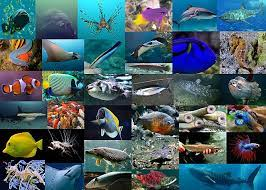
#> input picture MultiLevel-Treshholding-MEthod-new/MECandMCCandATC/img.jpeg, 266 x 190 px
$ python main.py
#> lines starting #> are read from the running program, lines starting #| are printed output that depends on the picture
import cv2
import numpy as np
import matplotlib.pyplot as plt

# cv2: OpenCV library for computer vision tasks.
# numpy (np): Numerical operations library for efficient array manipulations.
# matplotlib.pyplot (plt): Library for plotting and visualization.

def multilevel_thresholding_mec_atc_mcc(image, num_levels):
    # multilevel_thresholding_mec_atc_mcc:
    # Function to perform multilevel thresholding using MEC (Minimum Error Criterion),
    # ATC (Adaptive Thresholding by Entropy with Conditional expectation),
    # and MCC (Minimum Conditional Entropy Criterion).

    # Convert the image to grayscale
    gray_image = cv2.cvtColor(image, cv2.COLOR_BGR2GRAY)

    # Calculate initial thresholds using MEC
    initial_thresholds = np.linspace(0, 255, num_levels + 2)[1:-1]

    # Refine thresholds using iterative MEC
    for _ in range(10):  # You can adjust the number of iterations
        thresholds = []
        for i in range(num_levels - 1):
            region = gray_image[
                (gray_image >= initial_thresholds[i]) & (gray_image <= initial_thresholds[i + 1])
            ]
            if region.size > 0:  # Check if the region is not empty
                probabilities, _ = np.histogram(region, bins=256, range=[0, 256], density=True)
                cumulative_sum = np.cumsum(probabilities)
                entropy_values = -np.sum(probabilities * np.log2(probabilities + 1e-10))
                weighted_entropies = []
                for t in range(256):
                    if t <= initial_thresholds[i] or t >= initial_thresholds[i + 1]:
                        continue
                    p1 = cumulative_sum[int(initial_thresholds[i])]
                    p2 = cumulative_sum[int(t)] - cumulative_sum[int(initial_thresholds[i])]
                    p3 = cumulative_sum[int(initial_thresholds[i + 1])] - cumulative_sum[int(t)]
                    if p1 > 0 and p2 > 0 and p3 > 0:
                        entropy_value = -p1 * np.log2(p1 + 1e-10) - p2 * np.log2(p2 + 1e-10) - p3 * np.log2(p3 + 1e-10)
                        weighted_entropies.append(entropy_value)
                if weighted_entropies:
                    best_threshold = np.argmax(weighted_entropies) + int(initial_thresholds[i]) + 1
                    thresholds.append(best_threshold)

        # Update initial thresholds using MEC
        if thresholds:
            initial_thresholds[1:-1] = thresholds

    # Apply the final thresholds using ATC
    result = np.zeros_like(gray_image)
    for i in range(num_levels - 1):
        result[
            (gray_image >= initial_thresholds[i]) & (gray_image <= initial_thresholds[i + 1])
        ] = 255 * (i + 1) // num_levels

    return result, initial_thresholds

# Allow the user to input the image path
image_path = input("Enter the path to your image: ")
#> the answer given: img.jpeg

# Load an image with error handling
input_image = cv2.imread(image_path)
#> input_image is the input picture: shape (190, 266, 3); mean B, G, R 101.9, 95, 72.2
if input_image is None:
    print(f"Error: Unable to load image from {image_path}")
    exit()

# Specify the number of levels for multilevel thresholding within the range of 1 to 255
num_levels = int(input("Enter the number of levels for multilevel thresholding (1 to 255): "))
#> the answer given: 1
num_levels = np.clip(num_levels, 1, 255)  # Ensure the value is within the valid range

# Perform multilevel thresholding using MEC, ATC, and MCC and get thresholds
output_image, thresholds = multilevel_thresholding_mec_atc_mcc(input_image, num_levels)
#> in multilevel_thresholding_mec_atc_mcc, `gray_image = cv2.cvtColor(image, cv2.COLOR_BGR2GRAY)`:
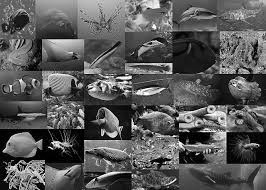
#> gray_image: shape (190, 266); min 0, max 255, mean 89
#> after the loop in multilevel_thresholding_mec_atc_mcc, `for _ in range(10):`: initial_thresholds = [127.5]
#> output_image: shape (190, 266); every value is 0
#> thresholds = [127.5]

# Plot the original image, multilevel thresholded image, and histogram in a single figure
plt.figure(figsize=(10, 8))

# Original Image
plt.subplot(2, 2, 1)
plt.imshow(cv2.cvtColor(input_image, cv2.COLOR_BGR2RGB))
plt.title("Original Image")
plt.axis("off")

# Multilevel Thresholded Image
plt.subplot(2, 2, 2)
plt.imshow(output_image, cmap='gray')
plt.title("Multilevel Thresholded Image (MEC, ATC, MCC)")
plt.axis("off")

# Histogram for Multilevel Thresholded Image
plt.subplot(2, 2, 3)
plt.title("Histogram for Multilevel Thresholded Image")
plt.xlabel("Pixel Value")
plt.ylabel("Frequency")
plt.hist(output_image.flatten(), bins=num_levels, range=[0, 256], color='black', histtype='step')

plt.show()
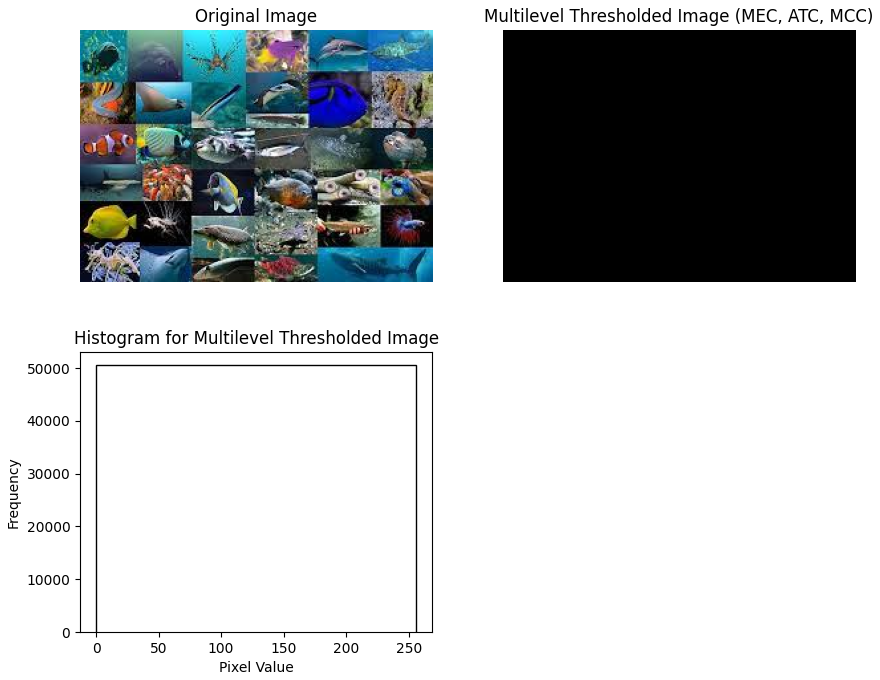
#> figure drawn by matplotlib, 3 panels
